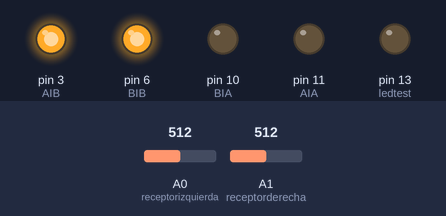
This sketch was run on a simulated Arduino Uno, built with avr-gcc and run on an emulated ATmega328P. Shown: output pins drawn as LEDs (lit = HIGH). The test bench sets the inputs (shaded band); at power-on: A0 (receptorizquierda) = 512, A1 (receptorderecha) = 512. Pins used as bus, display or sensor lines are not drawn; what the sketch prints to the serial monitor is not drawn.

Above: at 4.2 s.
4.3 s: A0 (receptorizquierda) set to 962
5.8 s: A0 (receptorizquierda) set to 986
At 6.8 s:
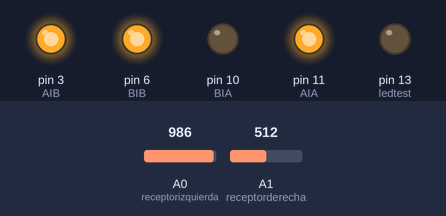
7.5 s: A1 (receptorderecha) set to 958
9.0 s: A1 (receptorderecha) set to 982
At 10.2 s:
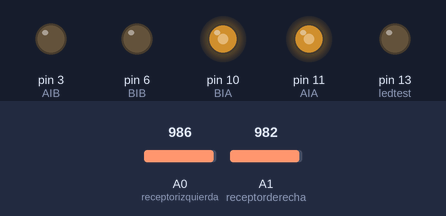
10.5 s: A1 (receptorderecha) set to 960
At 11.6 s:
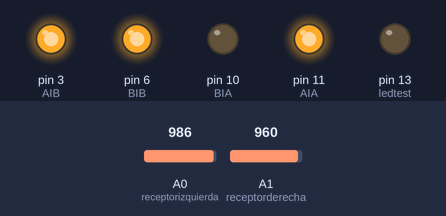
12.0 s: A1 (receptorderecha) set to 980
At 12.8 s:
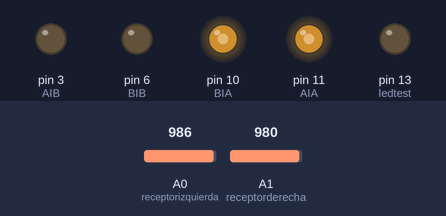
Timing chart, 0 to 14.5 s (numbered marks = the images above; inputs shaded):
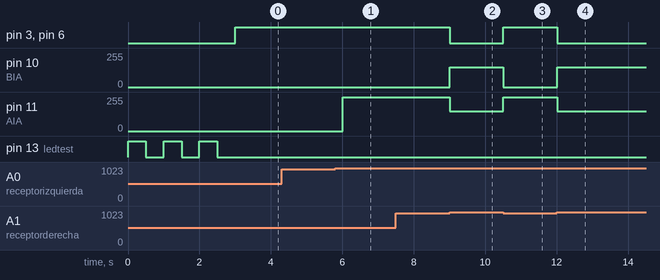

Measured:
- the behaviour switches between 970 and 971 on A0 (receptorizquierda) (found by bisection; images 0 and 1)
- the behaviour switches between 970 and 971 on A1 (receptorderecha) (found by bisection; images 1 and 2)
- after the input at 5.8 s, pin 11 (AIA): 0/255 → 255/255 after 0.20 s
- after the input at 9.0 s, pin 3 (AIB), pin 6 (BIB): HIGH → LOW at once; pin 10 (BIA): 0/255 → 150/255 at once; pin 11 (AIA): 255/255 → 150/255 at once
- after the input at 10.5 s, pin 3 (AIB), pin 6 (BIB): LOW → HIGH at once; pin 10 (BIA): 150/255 → 0/255 at once; pin 11 (AIA): 150/255 → 255/255 at once
- after the input at 12.0 s, pin 3 (AIB), pin 6 (BIB): HIGH → LOW at once; pin 10 (BIA): 0/255 → 150/255 at once; pin 11 (AIA): 255/255 → 150/255 at once

The sketch:

Seguimiento_de_lines_Arduino_Ragnar.ino
```cpp
//variables de salidas

const int emisorizquierda = 9;
const int emisorderecha = 8;

const int ledtest = 13;

//variables de los motores

const int AIA =11 ;
const int AIB= 3;
const int BIA = 10;
const int BIB = 6;

//variables de entrada (recetores)

const int receptorizquierda = A0;
const int receptorderecha = A1 ;

//valores

int valorizquierda = 0;
int valorderecha = 0;


void setup() {

//iniciando salidas

pinMode (emisorizquierda , OUTPUT);
pinMode (emisorderecha, OUTPUT);
pinMode (ledtest , OUTPUT);

digitalWrite (ledtest, LOW);
analogWrite (emisorizquierda,0);
analogWrite (emisorderecha , 0) ;

 pinMode(AIA,OUTPUT);
 pinMode(AIB,OUTPUT);
 pinMode(BIA,OUTPUT);
 pinMode(BIB,OUTPUT);

  analogWrite (AIA,0);
 analogWrite (AIB,0);
 analogWrite (BIA,0);
 analogWrite (BIB,0);

//saludo unicial
digitalWrite (ledtest, HIGH);
delay (500);
 digitalWrite (ledtest, LOW);
delay (500);
digitalWrite (ledtest, HIGH);
delay (500);
digitalWrite (ledtest, LOW);
delay (500);
digitalWrite (ledtest, HIGH);
delay (500);
digitalWrite (ledtest, LOW);
delay (500);

Serial.begin(9600);
}

void loop() {
  digitalWrite (ledtest, HIGH);
  digitalWrite (emisorizquierda, HIGH);
  valorizquierda = analogRead (receptorizquierda);

  digitalWrite (emisorderecha, HIGH);
  valorderecha = analogRead (receptorderecha);
digitalWrite (ledtest, LOW);


Serial.print (valorizquierda);
Serial.print (",");
Serial.print (valorderecha);

movimiento();
delay(500);
}

void movimiento() {
  if (valorderecha <970 && valorizquierda <970){
    atras();
    }else if (valorderecha >970 && valorizquierda>970){
      adelante();
    }else if (valorderecha < 970 && valorizquierda > 970){
      derecha();
    }else if (valorderecha >970 && valorizquierda <970){
      izquierda();
    }
 }

void adelante(){
  analogWrite (AIA ,150);
  analogWrite (AIB ,0);
  analogWrite (BIA ,150);
  analogWrite (BIB ,0);
}
void atras(){
  analogWrite (AIA ,0);
  analogWrite (AIB ,255);
  analogWrite (BIA ,0);
  analogWrite (BIB ,255);
}
void derecha(){
  analogWrite (AIA ,255);
  analogWrite (AIB ,255);
  analogWrite (BIA ,0);
  analogWrite (BIB ,255);
}
void izquierda(){
  analogWrite (AIA ,255);
  analogWrite (AIB ,0);
  analogWrite (BIA ,255);
  analogWrite (BIB ,255);
}
```
